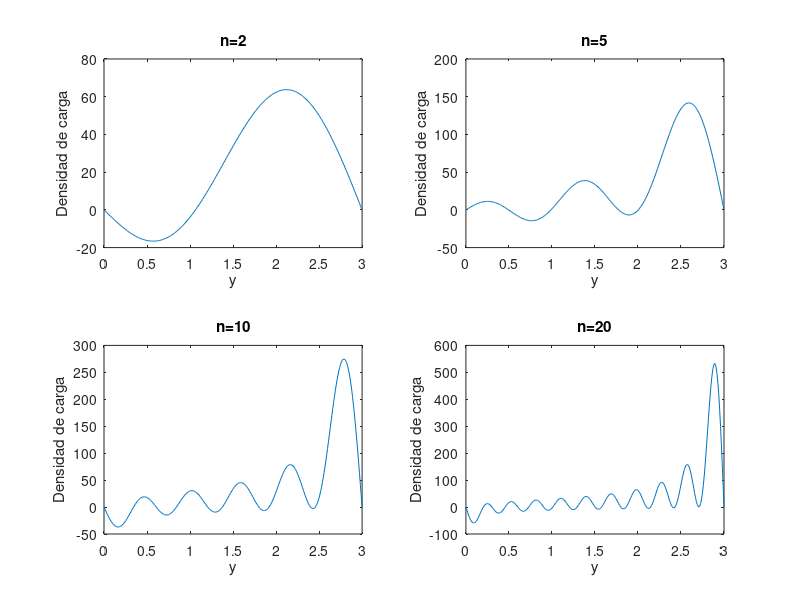

Recreate this plot in MATLAB.
a=2;
b=3;
i1=2
i2=5
i3=10
i4=20

y=linspace(0,3,300);
e=8.85.*10.^(-12);
function z = densi(i,a,b,y)
  sigmatotal=0;
  for n = 1:i
    integral = cos(n.*pi).*((2.*b.^3+5)./(n.*pi)+12.*b.^3./(n.*pi).^3)+5./(n.*pi);
    An = (exp(n.*pi)-exp(n.*pi.*a./b))./(b.*sinh(n.*pi.*(a./b+1))).*integral;
    Bn = (exp(n.*pi.*a./b)-exp(-n.*pi))./(b.*sinh(n.*pi.*(a./b+1))).*integral;
    sigma = -e.*pi./b.*n.*(An.*exp(n.*pi.*a./b)-Bn.*exp(-n.*pi.*a./b)).*sin(n.*pi.*y./b);
    sigmatotal= sigmatotal+sigma;
  endfor
  z=sigmatotal;
endfunction  
subplot(2,2,1)
plot(y,densi(i1,a,b,y))
title("n=2")
xlabel("y")
ylabel("Densidad de carga")

subplot(2,2,2)
plot(y,densi(i2,a,b,y))
title("n=5")
xlabel("y")
ylabel("Densidad de carga")

subplot(2,2,3)
plot(y,densi(i3,a,b,y))
title("n=10")
xlabel("y")
ylabel("Densidad de carga")

subplot(2,2,4)
plot(y,densi(i4,a,b,y))
title("n=20")
xlabel("y")
ylabel("Densidad de carga")